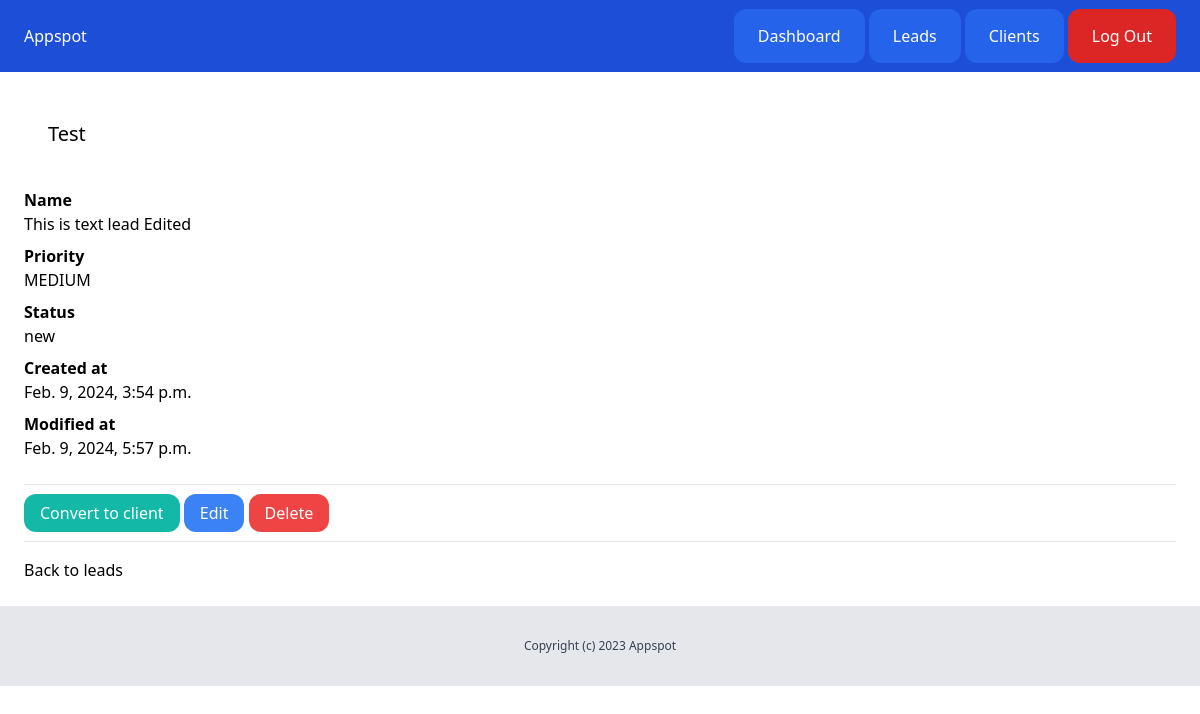
The page /dashboard/leads/5/ (signed in) on the database as committed earlier.
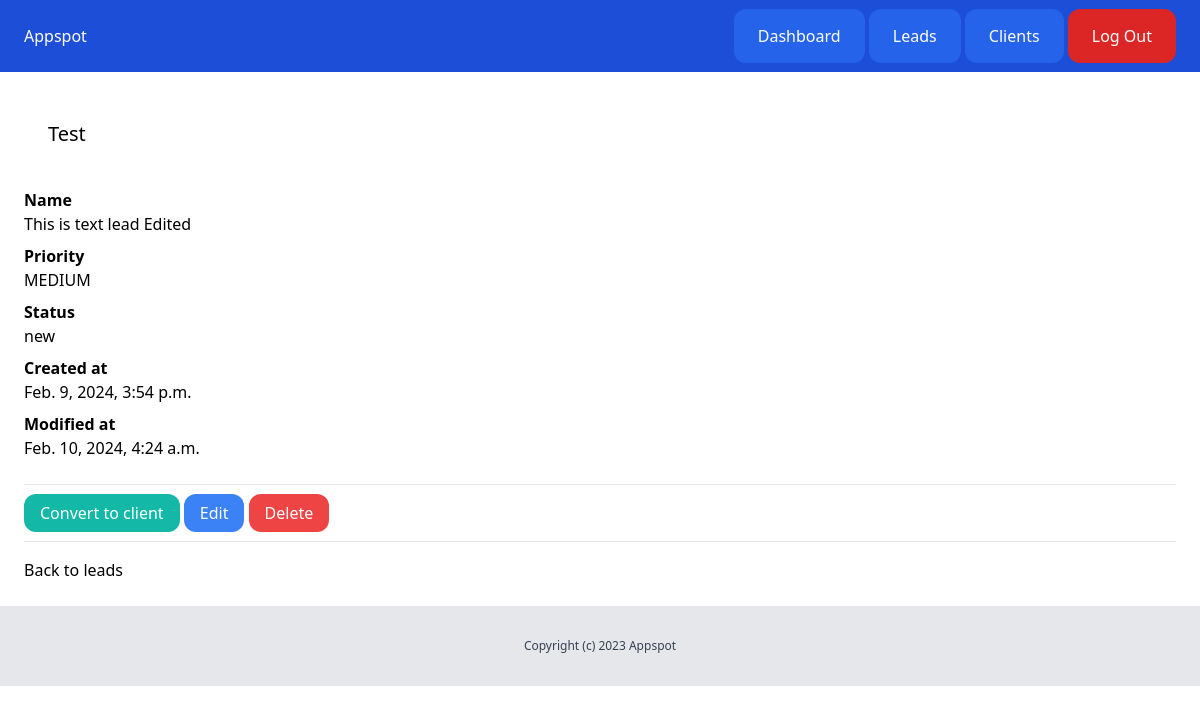
The same page on the database as committed later.
### lead/models.py (models this page shows, shortened)
class Lead(models.Model):
    LOW = 'low'
    MEDIUM = 'medium'
    HIGH = 'high'
    CHOICE_PRIORITY = (
        (LOW, 'LOW'),
        (MEDIUM, 'MEDIUM'),
        (HIGH, 'HIGH'),
    )
    NEW = 'new'
    CONTACTED = 'contacted'
    WON = 'won'
    LOST = 'lost'
    CHOICE_STATUS = (
        (NEW, 'new'),
        (CONTACTED, 'contacted'),
        (WON, 'won'),
        (LOST, 'lost')
    )
    name = models.CharField(max_length=255)
    email = models.EmailField()
    description = models.TextField(blank=True, null=True)
    priority = models.CharField(max_length=10, choices=CHOICE_PRIORITY, default=MEDIUM)
    status = models.CharField(max_length=10, choices=CHOICE_STATUS, default=NEW)
    converted_to_client = models.BooleanField(default=False)
    created_by = models.ForeignKey(User, related_name='leads', on_delete=models.CASCADE)
    created_at = models.DateTimeField(auto_now_add=True)
    modified_at = models.DateTimeField(auto_now=True)

### lead/views.py (the view)
# urls.py: path('<int:pk>/', views.leads_detail, name='leads_detail'),
@login_required
def leads_detail(request, pk):
    lead = get_object_or_404(Lead, pk=pk, created_by=request.user)
    return render(request, 'lead/leads_detail.html', {
        'lead': lead,
    })

### lead/templates/lead/leads_detail.html (shortened to what this page needs)
{% extends 'core/base.html' %}
{% block content %}
<div class="py-6 px-6">
    <h1 class="mb-4 text-xl py-6 px-6">{{lead.name}}</h1>
    {% if lead.description %}
    <p class="font-semibold">Name</p>
        <p class="mb-2">{{lead.description}}</p>
    {% endif %}
    <p class="font-semibold">Priority</p>
    <p class="mb-2">{{lead.get_priority_display}}</p>
    <p class="font-semibold">Status</p>
    <p class="mb-2">{{lead.get_status_display}}</p>
    <p class="font-semibold">Created at</p>
    <p class="mb-2">{{lead.created_at}}</p>
    <p class="font-semibold">Modified at</p>
    <p class="mb-6">{{lead.modified_at}}</p>
    <hr class="my-4">
    <a href="{% url 'leads_convert' lead.id %}" class="py-2 px-4 rounded-xl text-white bg-teal-500">Convert to client</a>
        <a href="{% url 'leads_edit' lead.id %}" class="py-2 px-4 rounded-xl text-white bg-blue-500">Edit</a>
        <a href="{% url 'leads_delete' lead.id %}" class="py-2 px-4 rounded-xl text-white bg-red-500">Delete</a>
    <hr class="my-4">
    <a href="{% url 'leads_list' %}">Back to leads</a>
</div>
{% endblock%}

Rows that differ between the two databases and show on the page:
changed Lead "Test": modified_at "Feb. 9, 2024, 5:57 p.m." → "Feb. 10, 2024, 4:24 a.m."
